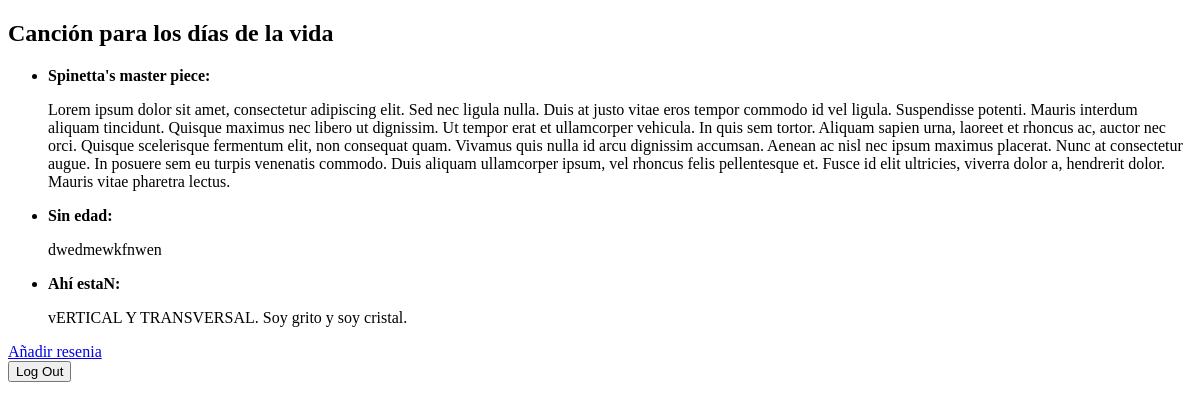
/blog/cancion-para-los-dias-de-la-vida/detail/ (signed in), run on an earlier commit of the app's database.
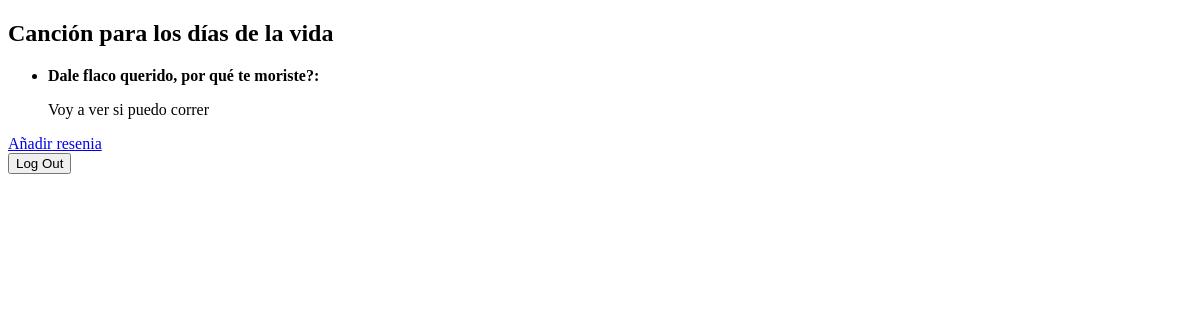
And on a later commit of the database.
### apps/blog/models.py (models this page shows, shortened)
class ContenidoResenia(models.Model):
    title = models.CharField(max_length=200)
    contenido = models.TextField()
    musica = models.ForeignKey('musica.Cancion', on_delete=models.CASCADE, related_name='resenias')
    created_date = models.DateField(auto_now_add=True)
    updated_date = models.DateField(auto_now=True)
    calificacion = models.PositiveSmallIntegerField(default=1, validators=[MinValueValidator(1), MaxValueValidator(5)])
    user = models.ForeignKey(settings.AUTH_USER_MODEL, on_delete=models.CASCADE, related_name='post_resenia',
                                default=None)
    class Meta:
        unique_together = ['musica', 'user']

### apps/blog/views.py (the view)
# urls.py: path('<slug:slug>/detail/', views.detail_view, name='detail_view'),
@login_required
def detail_view(request, slug):
    musica = Cancion.objects.prefetch_related('resenias').get(slug=slug)
    musica.has_review = musica.resenias.filter(user=request.user).exists()
    resenias = musica.resenias.all()
    return render(request, 'blog/music_detail.html', {'musica':musica, 'resenias':resenias})

### apps/blog/templates/blog/music_detail.html
{% extends "base.html" %}
{% block contenido %}
    <h2>{{musica.nombre}}</h2>
    <ul>
    {% for resenia in resenias %}
        <li><strong>{{resenia.title}}: </strong><p>{{resenia.contenido}}</p></li>
    {% empty %}
        <li>Que no hay resenias, necio!!</li>
    {% endfor %}
    </ul>
    {% if not musica.has_review %}<a href="{% url 'add_resenia' musica.slug %}">Añadir resenia</a>
    {% else %}
    <a href="#">Editar resenia</a> |
    <a href="{% url 'delete_resenia' musica.slug %}">Eliminar resenia</a>
    {% endif %}
{% endblock contenido %}

What changed in the data, as far as the page shows it:
removed ContenidoResenia: title "Spinetta's master piece", contenido "Lorem ipsum dolor sit amet, consectetur adipiscing elit. Sed nec ligula nulla. Duis at justo vitae eros tempor commodo id vel ligula. Suspendisse potenti. Mauris interdum aliquam tincidunt. Quisque maximus nec libero ut dignissim. Ut tempor erat et ullamcorper vehicula. In quis sem tortor. Aliquam sapien urna, laoreet et rhoncus ac, auctor nec orci. Quisque scelerisque fermentum elit, non consequat quam. Vivamus quis nulla id arcu dignissim accumsan. Aenean ac nisl nec ipsum maximus placerat. Nunc at consectetur augue. In posuere sem eu turpis venenatis commodo. Duis aliquam ullamcorper ipsum, vel rhoncus felis pellentesque et. Fusce id elit ultricies, viverra dolor a, hendrerit dolor.…"
removed ContenidoResenia: title "Sin edad", contenido "dwedmewkfnwen"
removed ContenidoResenia: title "Ahí estaN", contenido "vERTICAL Y TRANSVERSAL. Soy grito y soy cristal."
added ContenidoResenia: title "Dale flaco querido, por qué te moriste?", contenido "Voy a ver si puedo correr"
